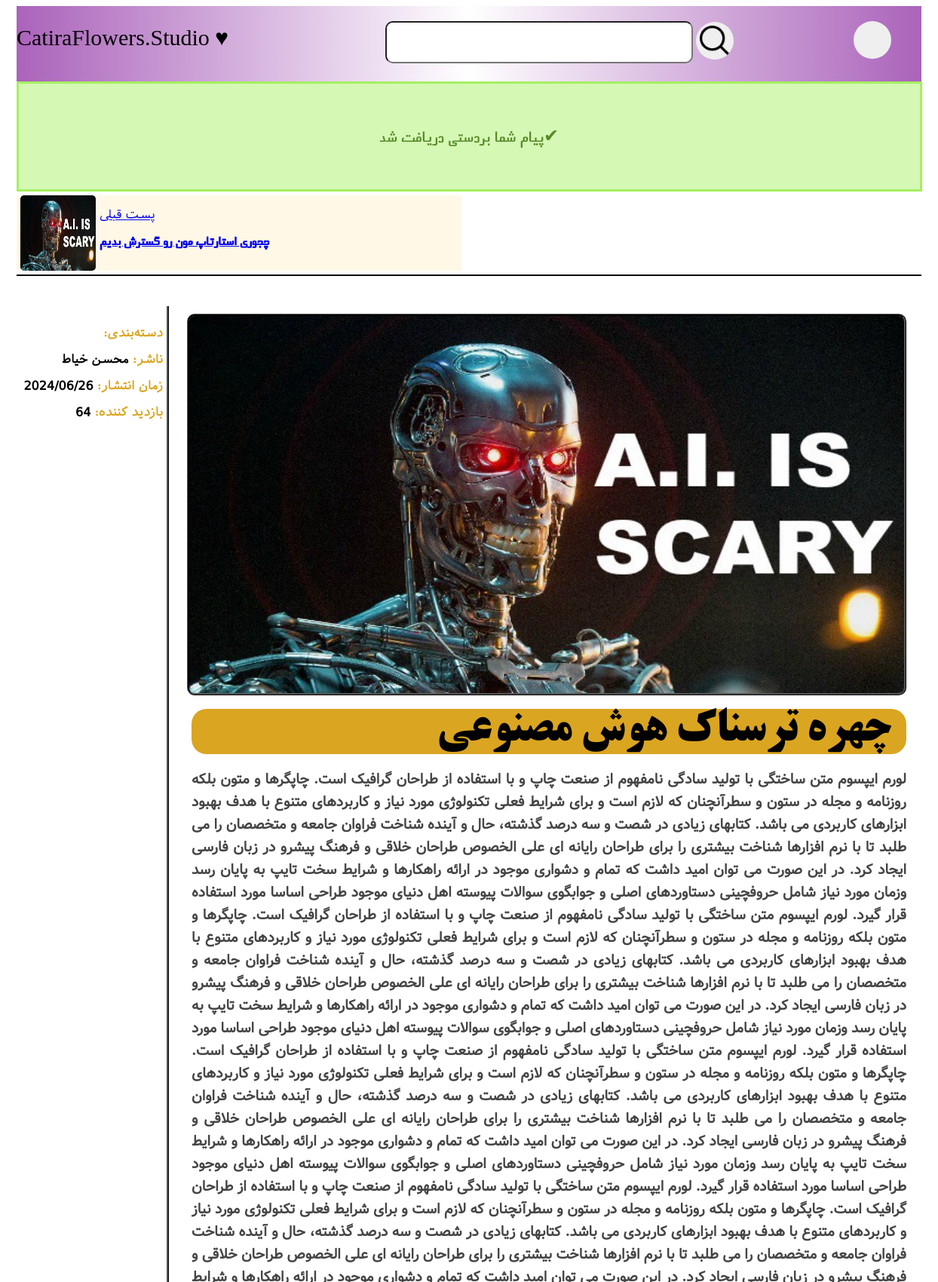
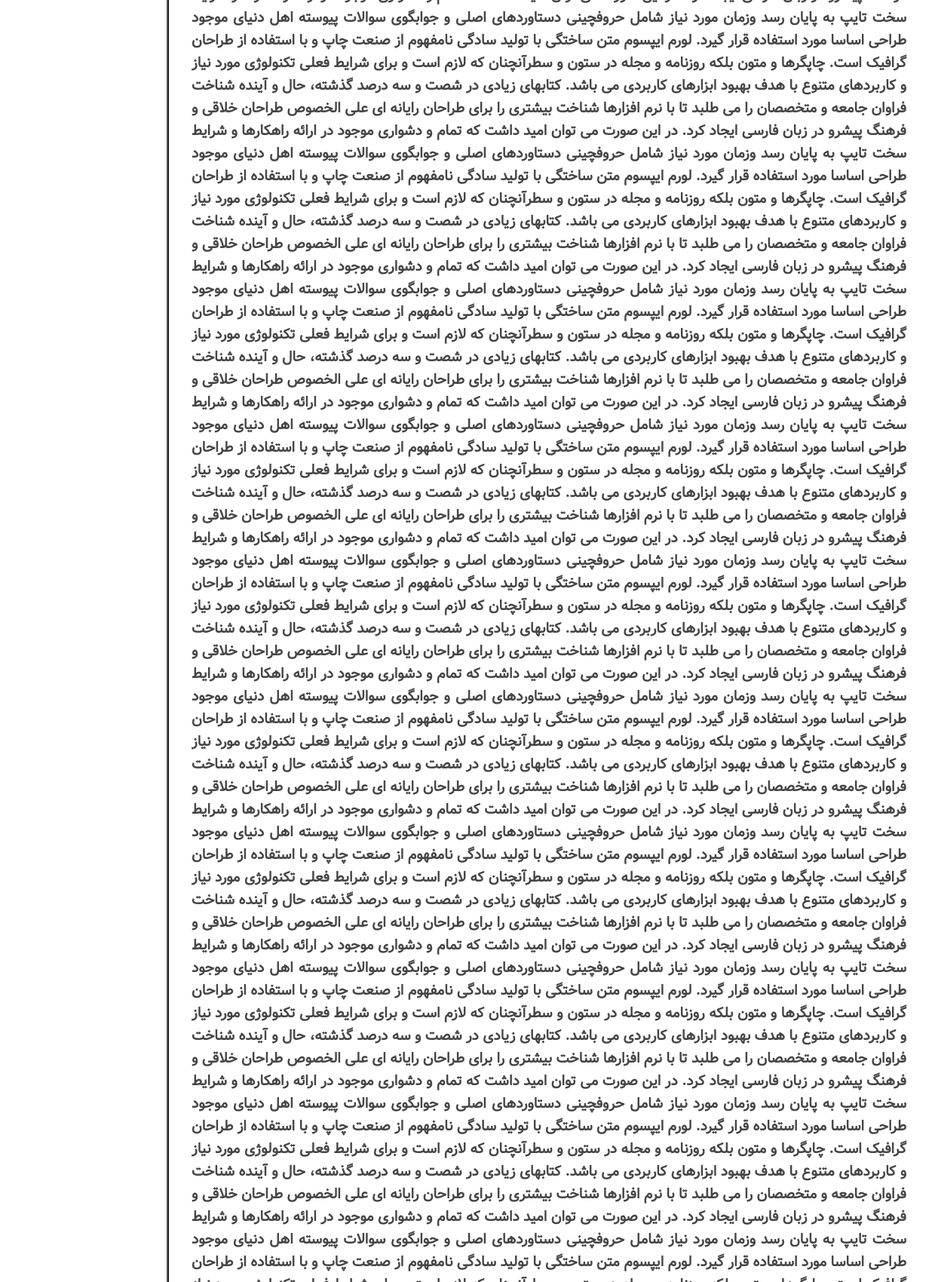
The app's page /single/s-3 (upper part) with its own data (2 pictures, top to bottom).
### pixe/models.py (models this page shows, shortened)
class Post(models.Model):
    publisher = models.CharField(max_length=470)
    p_date = models.DateTimeField(null=True)
    c_view = models.IntegerField(default=0)
    title = models.CharField(max_length=70,default="Null")
    status = models.BooleanField(default=True)
    disc = models.TextField()
    image = models.ImageField(upload_to='blog',default='blog/1571774856481.jpg')
    category = models.ManyToManyField(Categoris, blank=True)

### pixe/views.py (the view, shortened to what this page needs)
# urls.py: path('single/s-<int:ids>',single,name='single'),
def single(request,ids):
    class id_:
        i = []
        def index(self,indx):
            if indx == "down":
                return -2
            elif indx == "up":
                return -1
            else:
                return self.i[indx]
    id_ = id_()
    ps = Post.objects.filter(status=True)
    for i in ps:
        if i.p_date.timestamp() < now.timestamp():
            id_.i.append(i)
    p = Post.objects.get(id=ids)
    p.c_view += 1
    p.save()
    realindex = id_.i.index(p)
    def conc(l,rindex):
        if rindex > l.__len__()-1:
            return "up"
        elif rindex < 0:
            return "down"
        else:
            return rindex
    if now.timestamp() > p.p_date.timestamp() and p.status:
        context = {
            'post':Post.objects.get(id=ids),
            'nextp':id_.index(conc(id_.i,realindex+1)),
            'prevp':id_.index(conc(id_.i,realindex-1)),
            'comments':Comment.objects.all(),
            }
        return render(request, 'single.html', context)
    else:
        return HttpResponseNotFound(request)

### pixe/templatetags/Post_t.py (called while the page is built)
@register.inclusion_tag('latest-post.html')
def latepost():
    post = Post.objects.filter(status=True).order_by('p_date').reverse()[:6]
    return {'post': post}

### templates/single.html (shortened to what this page needs)
{% extends 'base.html' %}
{% load static %}
{% load Post_t %}
{% block middle %}
    <div id="post2">
        {% if nextp != -1 %}
        <a href="{% url 'single' ids=nextp.id %}">
            <div id="prev">
                <img src="{{nextp.image.url}}" alt="prev">
                <div>
                    <p>پست قبلی</p>
                    <h3>{{nextp.title}}</h3>
                </div>
            </div>
        </a>
        {% else %}
        <div class="mean2"></div>
        {% endif %}
        {% if prevp != -2 %}
        <a href="{% url 'single' ids=prevp.id %}">
        <div id="next2">
            <img src="{{prevp.image.url}}" alt="next">
            <div>
                <p>پست بعدی</p>
                <h3>{{prevp.title}}</h3>
            </div>
        </div>
        </a>
        {% else %}
        <div class="mean2"></div>
        {% endif %}
    </div>
    <div class="content2">
        <div class="blog2">
            <div class="pick2">
                <div id="stiky2">
                    <p><span>دسته‌بندی:</span>
                    </p>
                    <p><span>ناشر: </span>{{post.publisher}}</p>
                    <p><span>زمان انتشار: </span>{{post.p_date|date:'Y/m/d'}}</p>
                    <p><span>بازدید کننده: </span>{{post.c_view}}</p>
                </div>
            </div>
            <div class="status2">
                <img src="{% static '1571774856481.jpg' %}" alt="Pic" id="pic2">
                <h1>{{post.title}}</h1>
                <p>
                </p>
            </div>
        </div>
    </div>
   {% endblock %}

### pixe/static/index.css (style rules this page uses)
:root { --psize:90px }

### pixe/static/single.css (style rules this page uses)
:root { --psize:90px }
#post2 { width: 1200px; height: fit-content2; display: flex; text-align: right; border-bottom: 2px solid #000; margin: 0 auto; font-family: ir-sans; justify-content: space-between; padding-top: 5px; padding-bottom: 5px; }
.mean2 { width: inherit; height: inherit; display: block; }
#prev,#next2 { width: 590px; height: inherit; display: flex; background-color: hsl(43, 100%, 95%); }
#prev h3,#next2 h3 { font-family: m; }
#prev img,#next2 img { width: 100px; height: 100px; background-size: cover; margin: 0 5px; border-radius: 5px; }
#prev { text-align: left; }
.content2 { padding-top: 20px; width: 1200px; margin: 0 auto; height: fit-content2; }
.blog2 { margin-top: 20px; display: flex; gap: 30px; height: 6200px; padding-bottom: 20px; }
.pick2 { width: 85vw; height: inherit; direction: rtl; border-right: 3px ridge black; padding-right: 5px; padding-top: 10px; font-family: ir-sans; font-weight: 600; }
.pick2 span { font-weight: bold; color:goldenrod }
.status2 p { color:#454545; font-size: 19px; font-weight: 600; text-align: justify; height: fit-content2; width: 948px; }
.status2 { height: 700px; direction: rtl; padding-right: 20px; padding-top: 10px; font-family: m-m; }
.status2 h1 { margin: 10px 0 0 0 ; padding-right: 20px; display: block; font-family: B-titr; font-size: 60px; background-color: goldenrod; border-radius: 20px; }
#pic2 { display: inline-block; width: 100%; height: 500px; border: 3px ridge black; border-radius: 10px; background-size:contain; }
#stiky2 { position: sticky; top: 30px; }

### records on screen
Post: image (picture), title "چجوری استارتاپ مون رو گسترش بدیم"
Post: publisher "محسن خیاط", p_date "2024/06/26", c_view "64", title "چهره ترسناک هوش‌ مصنوعی"
